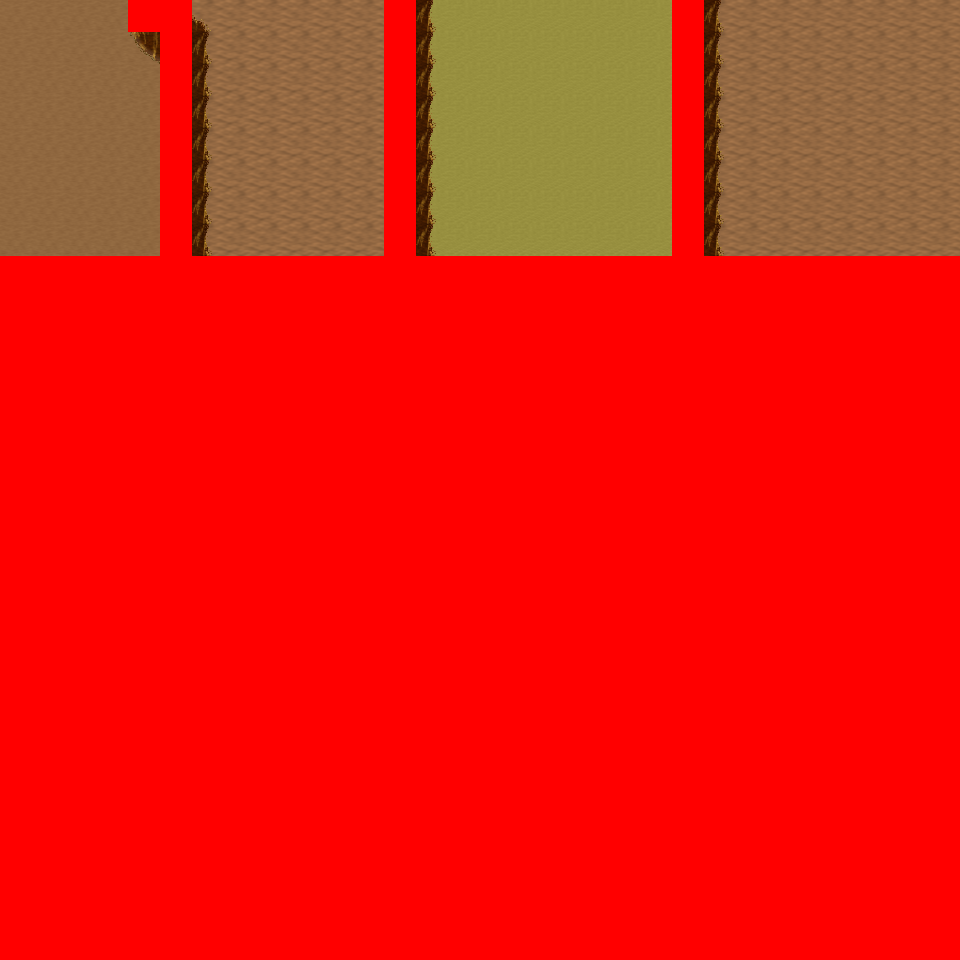

This game map was drawn from its Tiled (.tmx) file and the tilesets committed beside it. A one-line description and the trimmed map source follow:
An orthogonal 30x30 tile map with 32x32 px tiles, 6 tile layers (Ground, Object, Object2, Above, ...), 12 tilesets and 6 objects (6x mapchange).

<map version="1.0" orientation="orthogonal" renderorder="right-down" width="30" height="30" tilewidth="32" tileheight="32" nextobjectid="7">
  <tileset firstgid="1" name="tileset_logic_collision" tilewidth="32" tileheight="32" tilecount="1" columns="1">
    <image source="../drawable/tileset_logic_collision.png" width="32" height="32" />
  </tileset>
  <tileset firstgid="2" name="tileset_ground_ground" tilewidth="32" tileheight="32" tilecount="33" columns="3">
    <image source="../drawable/tileset_ground_ground.png" width="96" height="352" />
  </tileset>
  <tileset firstgid="35" name="tileset_ground_ridge_earth_pale" tilewidth="32" tileheight="32" tilecount="96" columns="12">
    <image source="../drawable/tileset_ground_ridge_earth_pale.png" width="384" height="256" />
  </tileset>
  <tileset firstgid="131" name="tileset_ground_ridge_earth_dark" tilewidth="32" tileheight="32" tilecount="96" columns="12">
    <image source="../drawable/tileset_ground_ridge_earth_dark.png" width="384" height="256" />
  </tileset>
  <tileset firstgid="227" name="tileset_terrain_desert" tilewidth="32" tileheight="32" tilecount="88" columns="8">
    <image source="../drawable/tileset_terrain_desert.png" width="256" height="352" />
  </tileset>
  <tileset firstgid="315" name="tileset_plant_tree_tree_darkgreen" tilewidth="32" tileheight="32" tilecount="88" columns="8">
    <image source="../drawable/tileset_plant_tree_tree_darkgreen.png" width="256" height="352" />
  </tileset>
  <tileset firstgid="403" name="tileset_ground_rock_pebbles" tilewidth="32" tileheight="32" tilecount="3" columns="1">
    <image source="../drawable/tileset_ground_rock_pebbles.png" width="32" height="96" />
  </tileset>
  <tileset firstgid="406" name="tileset_ground_sand_2" tilewidth="32" tileheight="32" tilecount="15" columns="5">
    <image source="../drawable/tileset_ground_sand_2.png" width="160" height="96" />
  </tileset>
  <tileset firstgid="421" name="tileset_plant_cactus_2" tilewidth="32" tileheight="32" tilecount="10" columns="5">
    <image source="../drawable/tileset_plant_cactus_2.png" width="160" height="64" />
  </tileset>
  <tileset firstgid="431" name="tileset_plant_cactus" tilewidth="32" tileheight="32" tilecount="2" columns="1">
    <image source="../drawable/tileset_plant_cactus.png" width="32" height="64" />
  </tileset>
  <tileset firstgid="433" name="tileset_plant_star_shaped_plants" tilewidth="32" tileheight="32" tilecount="6" columns="2">
    <image source="../drawable/tileset_plant_star_shaped_plants.png" width="64" height="96" />
  </tileset>
  <tileset firstgid="439" name="tileset_plant_tree_evergreen" tilewidth="32" tileheight="32" tilecount="36" columns="3">
    <image source="../drawable/tileset_plant_tree_evergreen.png" width="96" height="384" />
  </tileset>
  <layer name="Ground" width="30" height="30">
    <data>[900 cells, 240 non-empty, 3 distinct tile ids]</data>
  </layer>
  <layer name="Object" width="30" height="30">
    <data>[900 cells, 50 non-empty, 7 distinct tile ids]</data>
  </layer>
  <layer name="Object2" width="30" height="30">
    <data>[900 cells, 0 non-empty, 0 distinct tile ids]</data>
  </layer>
  <layer name="Above" width="30" height="30">
    <data>[900 cells, 0 non-empty, 0 distinct tile ids]</data>
  </layer>
  <layer name="Above2" width="30" height="30">
    <data>[900 cells, 0 non-empty, 0 distinct tile ids]</data>
  </layer>
  <layer name="Walkable" width="30" height="30">
    <data>[900 cells, 685 non-empty, 1 distinct tile ids]</data>
  </layer>
  <objectgroup name="MapEvents">
    <object id="1" name="north" type="mapchange" x="0" y="0" width="128" height="32">
      <properties>
        <property name="map" value="0_ados_mountain_n2_w2_x0_y3" />
        <property name="place" value="south" />
      </properties>
    </object>
    <object id="2" name="north2" type="mapchange" x="192" y="0" width="192" height="32">
      <properties>
        <property name="map" value="0_ados_mountain_n2_w2_x0_y3" />
        <property name="place" value="south2" />
      </properties>
    </object>
    <object id="3" name="north3" type="mapchange" x="416" y="0" width="256" height="32">
      <properties>
        <property name="map" value="0_ados_mountain_n2_w2_x0_y3" />
        <property name="place" value="south3" />
      </properties>
    </object>
    <object id="4" name="north4" type="mapchange" x="704" y="0" width="256" height="32">
      <properties>
        <property name="map" value="0_ados_mountain_n2_w2_x0_y3" />
        <property name="place" value="south4" />
      </properties>
    </object>
    <object id="5" name="west" type="mapchange" x="0" y="0" width="32" height="256">
      <properties>
        <property name="map" value="0_deniran_forest_n2_w_x0_y4" />
        <property name="place" value="east" />
      </properties>
    </object>
    <object id="6" name="east" type="mapchange" x="928" y="0" width="32" height="256">
      <properties>
        <property name="map" value="0_ados_mountain_n2_w2_x1_y4" />
        <property name="place" value="west" />
      </properties>
    </object>
  </objectgroup>
</map>
